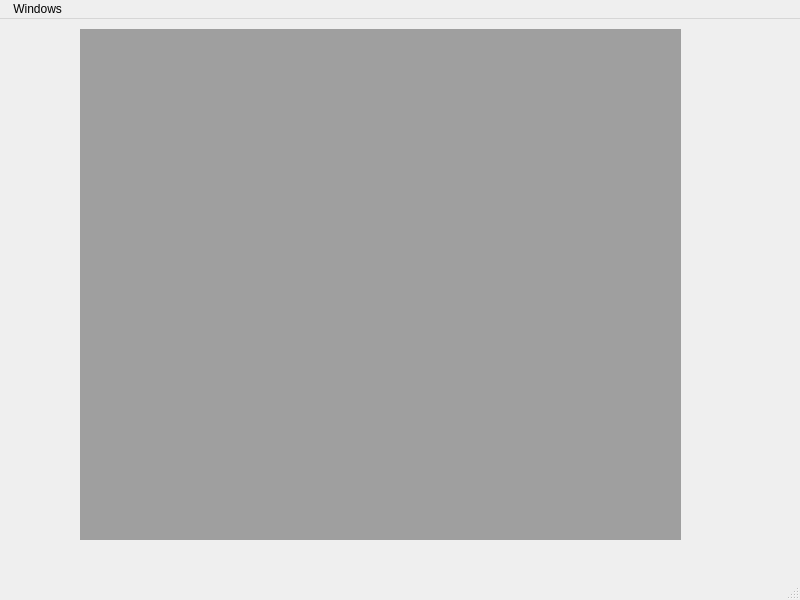
<?xml version="1.0" encoding="UTF-8"?>
<ui version="4.0">
 <class>MainWindow</class>
 <widget class="QMainWindow" name="MainWindow">
  <property name="geometry">
   <rect>
    <x>0</x>
    <y>0</y>
    <width>800</width>
    <height>600</height>
   </rect>
  </property>
  <property name="windowTitle">
   <string>MainWindow</string>
  </property>
  <widget class="QWidget" name="centralwidget">
   <widget class="QMdiArea" name="mdiArea">
    <property name="geometry">
     <rect>
      <x>80</x>
      <y>10</y>
      <width>601</width>
      <height>511</height>
     </rect>
    </property>
    <widget class="QWidget" name="subwindow">
     <property name="windowTitle">
      <string>Subwindow</string>
     </property>
     <widget class="QLabel" name="label">
      <property name="geometry">
       <rect>
        <x>20</x>
        <y>0</y>
        <width>131</width>
        <height>20</height>
       </rect>
      </property>
      <property name="font">
       <font>
        <family>Courier</family>
        <pointsize>10</pointsize>
       </font>
      </property>
      <property name="text">
       <string>First Subwindow</string>
      </property>
     </widget>
    </widget>
    <widget class="QWidget" name="subwindow_2">
     <property name="windowTitle">
      <string>Subwindow</string>
     </property>
     <widget class="QLabel" name="label_2">
      <property name="geometry">
       <rect>
        <x>40</x>
        <y>0</y>
        <width>131</width>
        <height>20</height>
       </rect>
      </property>
      <property name="font">
       <font>
        <family>Courier</family>
        <pointsize>10</pointsize>
       </font>
      </property>
      <property name="text">
       <string>Second Subwindow</string>
      </property>
     </widget>
    </widget>
   </widget>
  </widget>
  <widget class="QMenuBar" name="menubar">
   <property name="geometry">
    <rect>
     <x>0</x>
     <y>0</y>
     <width>800</width>
     <height>23</height>
    </rect>
   </property>
   <widget class="QMenu" name="menu_SubWindow_View">
    <property name="title">
     <string> Windows</string>
    </property>
    <addaction name="actionSubWindow_View"/>
    <addaction name="actionTab_View"/>
    <addaction name="actionCascade_View"/>
    <addaction name="actionTile_View"/>
   </widget>
   <addaction name="menu_SubWindow_View"/>
  </widget>
  <widget class="QStatusBar" name="statusbar"/>
  <action name="actionTab_View">
   <property name="text">
    <string>Tabbed View</string>
   </property>
  </action>
  <action name="actionCascade_View">
   <property name="text">
    <string>Cascade  View</string>
   </property>
  </action>
  <action name="actionTile_View">
   <property name="text">
    <string>Tile View</string>
   </property>
  </action>
  <action name="actionSubWindow_View">
   <property name="text">
    <string>SubWindow View</string>
   </property>
  </action>
 </widget>
 <resources/>
 <connections/>
</ui>
